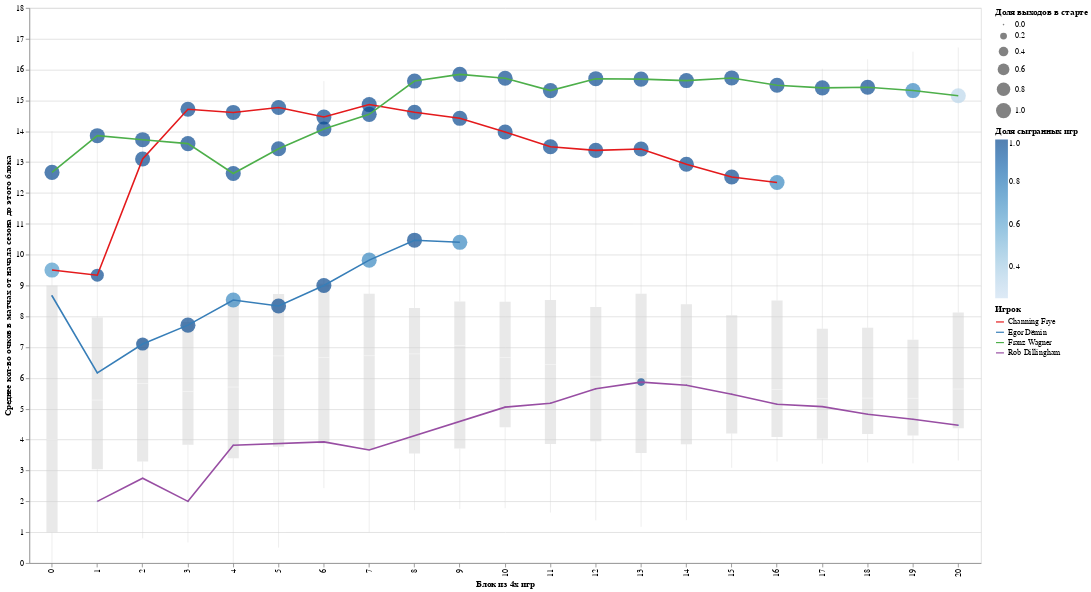

Here is the notebook cell this chart was saved with:
### Code cell
plot_1st_season(df_roll, col_to_plot='pts_mean_up_to_week', player_ids_to_highlight=[101112, 1642265, 1642856,1630532], col_to_plot_ru="Среднее кол-во очков в матчах от начала сезона до этого блока")

### Figure 1 — Vega-Lite specification as saved in the notebook (floating-point values rounded to 4 significant figures; data arrays with more than 128 entries replaced by an {"elided": "..."} marker saying what was removed)
{"config": {"view": {"continuousWidth": 300, "continuousHeight": 300}}, "layer": [{"data": {"name": "data-1565dfd35311d3d29803155722dde399"}, "mark": {"type": "boxplot", "color": "lightgrey", "extent": "min-max", "opacity": 0.5}, "encoding": {"x": {"field": "team_week", "title": "Блок из 4х игр", "type": "ordinal"}, "y": {"field": "pts_mean_up_to_week", "title": "Среднее кол-во очков в матчах от начала сезона до этого блока", "type": "quantitative"}}}, {"data": {"name": "data-1f686c5a5b16603d4209aeff41e33ab9"}, "mark": {"type": "point", "filled": true, "size": 60}, "encoding": {"color": {"field": "share_games_played", "title": "Доля сыгранных игр", "type": "quantitative"}, "size": {"field": "share_games_started", "title": "Доля выходов в старте", "type": "quantitative"}, "x": {"field": "team_week", "type": "ordinal"}, "y": {"field": "pts_mean_up_to_week", "type": "quantitative"}}}, {"data": {"name": "data-1f686c5a5b16603d4209aeff41e33ab9"}, "mark": {"type": "line"}, "encoding": {"color": {"field": "PLAYER_NAME", "scale": {"scheme": "set1"}, "title": "Игрок", "type": "ordinal"}, "x": {"field": "team_week", "type": "ordinal"}, "y": {"field": "pts_mean_up_to_week", "type": "quantitative"}}}], "height": 700, "width": 1200, "$schema": "https://vega.github.io/schema/vega-lite/v5.17.0.json", "datasets": {"data-1565dfd35311d3d29803155722dde399": {"elided": "463 records"}, "data-1f686c5a5b16603d4209aeff41e33ab9": [{"player_dir": "101112", "season_dir": "2005-06", "PLAYER_ID": 101112, "PLAYER_NAME": "Channing Frye", "TEAM_ID": 1610612752, "team_week": 0, "games_played": 2, "games_started": 2, "min_mean_week": 20.63, "pts_mean_week": 9.5, "reb_mean_week": 7.5, "ast_mean_week": 1.5, "team_games_this_week": 3, "pts_mean_up_to_week": 9.5, "min_mean_up_to_week": 20.63, "reb_mean_up_to_week": 7.5, "ast_mean_up_to_week": 1.5, "share_games_played": 0.6667, "share_games_started": 1.0, "week_str": "0"}, {"player_dir": "101112", "season_dir": "2005-06", "PLAYER_ID": 101112, "PLAYER_NAME": "Channing Frye", "TEAM_ID": 1610612752, "team_week": 1, "games_played": 4, "games_started": 3, "min_mean_week": 16.25, "pts_mean_week": 9.25, "reb_mean_week": 4.75, "ast_mean_week": 0.0, "team_games_this_week": 4, "pts_mean_up_to_week": 9.333, "min_mean_up_to_week": 17.71, "reb_mean_up_to_week": 5.667, "ast_mean_up_to_week": 0.5, "share_games_played": 1.0, "share_games_started": 0.75, "week_str": "1"}, {"player_dir": "101112", "season_dir": "2005-06", "PLAYER_ID": 101112, "PLAYER_NAME": "Channing Frye", "TEAM_ID": 1610612752, "team_week": 2, "games_played": 4, "games_started": 4, "min_mean_week": 29.87, "pts_mean_week": 18.75, "reb_mean_week": 5.75, "ast_mean_week": 1.75, "team_games_this_week": 4, "pts_mean_up_to_week": 13.1, "min_mean_up_to_week": 22.58, "reb_mean_up_to_week": 5.7, "ast_mean_up_to_week": 1.0, "share_games_played": 1.0, "share_games_started": 1.0, "week_str": "2"}, {"player_dir": "101112", "season_dir": "2005-06", "PLAYER_ID": 101112, "PLAYER_NAME": "Channing Frye", "TEAM_ID": 1610612752, "team_week": 3, "games_played": 4, "games_started": 4, "min_mean_week": 35.53, "pts_mean_week": 18.75, "reb_mean_week": 6.25, "ast_mean_week": 1.25, "team_games_this_week": 4, "pts_mean_up_to_week": 14.71, "min_mean_up_to_week": 26.28, "reb_mean_up_to_week": 5.857, "ast_mean_up_to_week": 1.071, "share_games_played": 1.0, "share_games_started": 1.0, "week_str": "3"}, {"player_dir": "101112", "season_dir": "2005-06", "PLAYER_ID": 101112, "PLAYER_NAME": "Channing Frye", "TEAM_ID": 1610612752, "team_week": 4, "games_played": 4, "games_started": 4, "min_mean_week": 29.88, "pts_mean_week": 14.25, "reb_mean_week": 6.25, "ast_mean_week": 0.75, "team_games_this_week": 4, "pts_mean_up_to_week": 14.61, "min_mean_up_to_week": 27.08, "reb_mean_up_to_week": 5.944, "ast_mean_up_to_week": 1.0, "share_games_played": 1.0, "share_games_started": 1.0, "week_str": "4"}, {"player_dir": "101112", "season_dir": "2005-06", "PLAYER_ID": 101112, "PLAYER_NAME": "Channing Frye", "TEAM_ID": 1610612752, "team_week": 5, "games_played": 4, "games_started": 4, "min_mean_week": 31.49, "pts_mean_week": 15.5, "reb_mean_week": 8.75, "ast_mean_week": 1.0, "team_games_this_week": 4, "pts_mean_up_to_week": 14.77, "min_mean_up_to_week": 27.88, "reb_mean_up_to_week": 6.455, "ast_mean_up_to_week": 1.0, "share_games_played": 1.0, "share_games_started": 1.0, "week_str": "5"}, {"player_dir": "101112", "season_dir": "2005-06", "PLAYER_ID": 101112, "PLAYER_NAME": "Channing Frye", "TEAM_ID": 1610612752, "team_week": 6, "games_played": 4, "games_started": 4, "min_mean_week": 24.32, "pts_mean_week": 12.75, "reb_mean_week": 5.25, "ast_mean_week": 0.75, "team_games_this_week": 4, "pts_mean_up_to_week": 14.46, "min_mean_up_to_week": 27.33, "reb_mean_up_to_week": 6.269, "ast_mean_up_to_week": 0.9615, "share_games_played": 1.0, "share_games_started": 1.0, "week_str": "6"}, {"player_dir": "101112", "season_dir": "2005-06", "PLAYER_ID": 101112, "PLAYER_NAME": "Channing Frye", "TEAM_ID": 1610612752, "team_week": 7, "games_played": 4, "games_started": 4, "min_mean_week": 20.18, "pts_mean_week": 17.5, "reb_mean_week": 4.75, "ast_mean_week": 0.0, "team_games_this_week": 4, "pts_mean_up_to_week": 14.87, "min_mean_up_to_week": 26.38, "reb_mean_up_to_week": 6.067, "ast_mean_up_to_week": 0.8333, "share_games_played": 1.0, "share_games_started": 1.0, "week_str": "7"}, {"player_dir": "101112", "season_dir": "2005-06", "PLAYER_ID": 101112, "PLAYER_NAME": "Channing Frye", "TEAM_ID": 1610612752, "team_week": 8, "games_played": 4, "games_started": 4, "min_mean_week": 23.52, "pts_mean_week": 12.75, "reb_mean_week": 5.75, "ast_mean_week": 1.0, "team_games_this_week": 4, "pts_mean_up_to_week": 14.62, "min_mean_up_to_week": 26.04, "reb_mean_up_to_week": 6.029, "ast_mean_up_to_week": 0.8529, "share_games_played": 1.0, "share_games_started": 1.0, "week_str": "8"}, {"player_dir": "101112", "season_dir": "2005-06", "PLAYER_ID": 101112, "PLAYER_NAME": "Channing Frye", "TEAM_ID": 1610612752, "team_week": 9, "games_played": 4, "games_started": 4, "min_mean_week": 28.29, "pts_mean_week": 12.75, "reb_mean_week": 6.25, "ast_mean_week": 1.75, "team_games_this_week": 4, "pts_mean_up_to_week": 14.42, "min_mean_up_to_week": 26.28, "reb_mean_up_to_week": 6.053, "ast_mean_up_to_week": 0.9474, "share_games_played": 1.0, "share_games_started": 1.0, "week_str": "9"}, {"player_dir": "101112", "season_dir": "2005-06", "PLAYER_ID": 101112, "PLAYER_NAME": "Channing Frye", "TEAM_ID": 1610612752, "team_week": 10, "games_played": 4, "games_started": 4, "min_mean_week": 22.9, "pts_mean_week": 9.75, "reb_mean_week": 4.75, "ast_mean_week": 1.0, "team_games_this_week": 4, "pts_mean_up_to_week": 13.98, "min_mean_up_to_week": 25.96, "reb_mean_up_to_week": 5.929, "ast_mean_up_to_week": 0.9524, "share_games_played": 1.0, "share_games_started": 1.0, "week_str": "10"}, {"player_dir": "101112", "season_dir": "2005-06", "PLAYER_ID": 101112, "PLAYER_NAME": "Channing Frye", "TEAM_ID": 1610612752, "team_week": 11, "games_played": 4, "games_started": 4, "min_mean_week": 20.35, "pts_mean_week": 8.5, "reb_mean_week": 4.0, "ast_mean_week": 0.75, "team_games_this_week": 4, "pts_mean_up_to_week": 13.5, "min_mean_up_to_week": 25.47, "reb_mean_up_to_week": 5.761, "ast_mean_up_to_week": 0.9348, "share_games_played": 1.0, "share_games_started": 1.0, "week_str": "11"}, {"player_dir": "101112", "season_dir": "2005-06", "PLAYER_ID": 101112, "PLAYER_NAME": "Channing Frye", "TEAM_ID": 1610612752, "team_week": 12, "games_played": 4, "games_started": 4, "min_mean_week": 25.42, "pts_mean_week": 12.0, "reb_mean_week": 7.25, "ast_mean_week": 1.25, "team_games_this_week": 4, "pts_mean_up_to_week": 13.38, "min_mean_up_to_week": 25.47, "reb_mean_up_to_week": 5.88, "ast_mean_up_to_week": 0.96, "share_games_played": 1.0, "share_games_started": 1.0, "week_str": "12"}, {"player_dir": "101112", "season_dir": "2005-06", "PLAYER_ID": 101112, "PLAYER_NAME": "Channing Frye", "TEAM_ID": 1610612752, "team_week": 13, "games_played": 4, "games_started": 4, "min_mean_week": 25.32, "pts_mean_week": 14.0, "reb_mean_week": 8.25, "ast_mean_week": 0.0, "team_games_this_week": 4, "pts_mean_up_to_week": 13.43, "min_mean_up_to_week": 25.46, "reb_mean_up_to_week": 6.056, "ast_mean_up_to_week": 0.8889, "share_games_played": 1.0, "share_games_started": 1.0, "week_str": "13"}, {"player_dir": "101112", "season_dir": "2005-06", "PLAYER_ID": 101112, "PLAYER_NAME": "Channing Frye", "TEAM_ID": 1610612752, "team_week": 14, "games_played": 4, "games_started": 4, "min_mean_week": 17.6, "pts_mean_week": 6.25, "reb_mean_week": 3.75, "ast_mean_week": 0.25, "team_games_this_week": 4, "pts_mean_up_to_week": 12.93, "min_mean_up_to_week": 24.91, "reb_mean_up_to_week": 5.897, "ast_mean_up_to_week": 0.8448, "share_games_played": 1.0, "share_games_started": 1.0, "week_str": "14"}, {"player_dir": "101112", "season_dir": "2005-06", "PLAYER_ID": 101112, "PLAYER_NAME": "Channing Frye", "TEAM_ID": 1610612752, "team_week": 15, "games_played": 4, "games_started": 4, "min_mean_week": 17.85, "pts_mean_week": 6.5, "reb_mean_week": 3.5, "ast_mean_week": 0.75, "team_games_this_week": 4, "pts_mean_up_to_week": 12.52, "min_mean_up_to_week": 24.46, "reb_mean_up_to_week": 5.742, "ast_mean_up_to_week": 0.8387, "share_games_played": 1.0, "share_games_started": 1.0, "week_str": "15"}, {"player_dir": "101112", "season_dir": "2005-06", "PLAYER_ID": 101112, "PLAYER_NAME": "Channing Frye", "TEAM_ID": 1610612752, "team_week": 16, "games_played": 3, "games_started": 3, "min_mean_week": 18.65, "pts_mean_week": 8.667, "reb_mean_week": 6.0, "ast_mean_week": 0.3333, "team_games_this_week": 4, "pts_mean_up_to_week": 12.34, "min_mean_up_to_week": 24.19, "reb_mean_up_to_week": 5.754, "ast_mean_up_to_week": 0.8154, "share_games_played": 0.75, "share_games_started": 1.0, "week_str": "16"}, {"player_dir": "1630532", "season_dir": "2021-22", "PLAYER_ID": 1630532, "PLAYER_NAME": "Franz Wagner", "TEAM_ID": 1610612753, "team_week": 0, "games_played": 3, "games_started": 3, "min_mean_week": 34.9, "pts_mean_week": 12.67, "reb_mean_week": 5.0, "ast_mean_week": 1.333, "team_games_this_week": 3, "pts_mean_up_to_week": 12.67, "min_mean_up_to_week": 34.9, "reb_mean_up_to_week": 5.0, "ast_mean_up_to_week": 1.333, "share_games_played": 1.0, "share_games_started": 1.0, "week_str": "0"}, {"player_dir": "1630532", "season_dir": "2021-22", "PLAYER_ID": 1630532, "PLAYER_NAME": "Franz Wagner", "TEAM_ID": 1610612753, "team_week": 1, "games_played": 4, "games_started": 4, "min_mean_week": 30.32, "pts_mean_week": 14.75, "reb_mean_week": 2.5, "ast_mean_week": 2.25, "team_games_this_week": 4, "pts_mean_up_to_week": 13.86, "min_mean_up_to_week": 32.28, "reb_mean_up_to_week": 3.571, "ast_mean_up_to_week": 1.857, "share_games_played": 1.0, "share_games_started": 1.0, "week_str": "1"}, {"player_dir": "1630532", "season_dir": "2021-22", "PLAYER_ID": 1630532, "PLAYER_NAME": "Franz Wagner", "TEAM_ID": 1610612753, "team_week": 2, "games_played": 4, "games_started": 4, "min_mean_week": 30.85, "pts_mean_week": 13.5, "reb_mean_week": 3.5, "ast_mean_week": 2.5, "team_games_this_week": 4, "pts_mean_up_to_week": 13.73, "min_mean_up_to_week": 31.76, "reb_mean_up_to_week": 3.545, "ast_mean_up_to_week": 2.091, "share_games_played": 1.0, "share_games_started": 1.0, "week_str": "2"}, {"player_dir": "1630532", "season_dir": "2021-22", "PLAYER_ID": 1630532, "PLAYER_NAME": "Franz Wagner", "TEAM_ID": 1610612753, "team_week": 3, "games_played": 4, "games_started": 4, "min_mean_week": 33.99, "pts_mean_week": 13.25, "reb_mean_week": 6.25, "ast_mean_week": 1.25, "team_games_this_week": 4, "pts_mean_up_to_week": 13.6, "min_mean_up_to_week": 32.36, "reb_mean_up_to_week": 4.267, "ast_mean_up_to_week": 1.867, "share_games_played": 1.0, "share_games_started": 1.0, "week_str": "3"}, {"player_dir": "1630532", "season_dir": "2021-22", "PLAYER_ID": 1630532, "PLAYER_NAME": "Franz Wagner", "TEAM_ID": 1610612753, "team_week": 4, "games_played": 4, "games_started": 4, "min_mean_week": 26.43, "pts_mean_week": 9.0, "reb_mean_week": 3.25, "ast_mean_week": 3.0, "team_games_this_week": 4, "pts_mean_up_to_week": 12.63, "min_mean_up_to_week": 31.11, "reb_mean_up_to_week": 4.053, "ast_mean_up_to_week": 2.105, "share_games_played": 1.0, "share_games_started": 1.0, "week_str": "4"}, {"player_dir": "1630532", "season_dir": "2021-22", "PLAYER_ID": 1630532, "PLAYER_NAME": "Franz Wagner", "TEAM_ID": 1610612753, "team_week": 5, "games_played": 4, "games_started": 4, "min_mean_week": 33.74, "pts_mean_week": 17.25, "reb_mean_week": 5.5, "ast_mean_week": 4.5, "team_games_this_week": 4, "pts_mean_up_to_week": 13.43, "min_mean_up_to_week": 31.57, "reb_mean_up_to_week": 4.304, "ast_mean_up_to_week": 2.522, "share_games_played": 1.0, "share_games_started": 1.0, "week_str": "5"}, {"player_dir": "1630532", "season_dir": "2021-22", "PLAYER_ID": 1630532, "PLAYER_NAME": "Franz Wagner", "TEAM_ID": 1610612753, "team_week": 6, "games_played": 4, "games_started": 4, "min_mean_week": 32.6, "pts_mean_week": 17.75, "reb_mean_week": 4.5, "ast_mean_week": 4.5, "team_games_this_week": 4, "pts_mean_up_to_week": 14.07, "min_mean_up_to_week": 31.72, "reb_mean_up_to_week": 4.333, "ast_mean_up_to_week": 2.815, "share_games_played": 1.0, "share_games_started": 1.0, "week_str": "6"}, {"player_dir": "1630532", "season_dir": "2021-22", "PLAYER_ID": 1630532, "PLAYER_NAME": "Franz Wagner", "TEAM_ID": 1610612753, "team_week": 7, "games_played": 4, "games_started": 4, "min_mean_week": 34.52, "pts_mean_week": 17.75, "reb_mean_week": 7.5, "ast_mean_week": 3.5, "team_games_this_week": 4, "pts_mean_up_to_week": 14.55, "min_mean_up_to_week": 32.08, "reb_mean_up_to_week": 4.742, "ast_mean_up_to_week": 2.903, "share_games_played": 1.0, "share_games_started": 1.0, "week_str": "7"}, {"player_dir": "1630532", "season_dir": "2021-22", "PLAYER_ID": 1630532, "PLAYER_NAME": "Franz Wagner", "TEAM_ID": 1610612753, "team_week": 8, "games_played": 4, "games_started": 4, "min_mean_week": 35.07, "pts_mean_week": 24.0, "reb_mean_week": 4.5, "ast_mean_week": 1.5, "team_games_this_week": 4, "pts_mean_up_to_week": 15.63, "min_mean_up_to_week": 32.42, "reb_mean_up_to_week": 4.714, "ast_mean_up_to_week": 2.743, "share_games_played": 1.0, "share_games_started": 1.0, "week_str": "8"}, {"player_dir": "1630532", "season_dir": "2021-22", "PLAYER_ID": 1630532, "PLAYER_NAME": "Franz Wagner", "TEAM_ID": 1610612753, "team_week": 9, "games_played": 4, "games_started": 4, "min_mean_week": 31.51, "pts_mean_week": 17.75, "reb_mean_week": 4.25, "ast_mean_week": 1.75, "team_games_this_week": 4, "pts_mean_up_to_week": 15.85, "min_mean_up_to_week": 32.33, "reb_mean_up_to_week": 4.667, "ast_mean_up_to_week": 2.641, "share_games_played": 1.0, "share_games_started": 1.0, "week_str": "9"}, {"player_dir": "1630532", "season_dir": "2021-22", "PLAYER_ID": 1630532, "PLAYER_NAME": "Franz Wagner", "TEAM_ID": 1610612753, "team_week": 10, "games_played": 4, "games_started": 4, "min_mean_week": 31.45, "pts_mean_week": 14.5, "reb_mean_week": 5.25, "ast_mean_week": 5.0, "team_games_this_week": 4, "pts_mean_up_to_week": 15.72, "min_mean_up_to_week": 32.25, "reb_mean_up_to_week": 4.721, "ast_mean_up_to_week": 2.86, "share_games_played": 1.0, "share_games_started": 1.0, "week_str": "10"}, {"player_dir": "1630532", "season_dir": "2021-22", "PLAYER_ID": 1630532, "PLAYER_NAME": "Franz Wagner", "TEAM_ID": 1610612753, "team_week": 11, "games_played": 4, "games_started": 4, "min_mean_week": 32.71, "pts_mean_week": 11.0, "reb_mean_week": 5.25, "ast_mean_week": 2.5, "team_games_this_week": 4, "pts_mean_up_to_week": 15.32, "min_mean_up_to_week": 32.29, "reb_mean_up_to_week": 4.766, "ast_mean_up_to_week": 2.83, "share_games_played": 1.0, "share_games_started": 1.0, "week_str": "11"}, {"player_dir": "1630532", "season_dir": "2021-22", "PLAYER_ID": 1630532, "PLAYER_NAME": "Franz Wagner", "TEAM_ID": 1610612753, "team_week": 12, "games_played": 4, "games_started": 4, "min_mean_week": 32.69, "pts_mean_week": 20.25, "reb_mean_week": 3.0, "ast_mean_week": 4.25, "team_games_this_week": 4, "pts_mean_up_to_week": 15.71, "min_mean_up_to_week": 32.32, "reb_mean_up_to_week": 4.627, "ast_mean_up_to_week": 2.941, "share_games_played": 1.0, "share_games_started": 1.0, "week_str": "12"}, {"player_dir": "1630532", "season_dir": "2021-22", "PLAYER_ID": 1630532, "PLAYER_NAME": "Franz Wagner", "TEAM_ID": 1610612753, "team_week": 13, "games_played": 4, "games_started": 4, "min_mean_week": 29.13, "pts_mean_week": 15.5, "reb_mean_week": 3.5, "ast_mean_week": 2.25, "team_games_this_week": 4, "pts_mean_up_to_week": 15.69, "min_mean_up_to_week": 32.08, "reb_mean_up_to_week": 4.545, "ast_mean_up_to_week": 2.891, "share_games_played": 1.0, "share_games_started": 1.0, "week_str": "13"}, {"player_dir": "1630532", "season_dir": "2021-22", "PLAYER_ID": 1630532, "PLAYER_NAME": "Franz Wagner", "TEAM_ID": 1610612753, "team_week": 14, "games_played": 4, "games_started": 4, "min_mean_week": 31.0, "pts_mean_week": 15.0, "reb_mean_week": 5.5, "ast_mean_week": 4.25, "team_games_this_week": 4, "pts_mean_up_to_week": 15.64, "min_mean_up_to_week": 32.01, "reb_mean_up_to_week": 4.61, "ast_mean_up_to_week": 2.983, "share_games_played": 1.0, "share_games_started": 1.0, "week_str": "14"}, {"player_dir": "1630532", "season_dir": "2021-22", "PLAYER_ID": 1630532, "PLAYER_NAME": "Franz Wagner", "TEAM_ID": 1610612753, "team_week": 15, "games_played": 4, "games_started": 4, "min_mean_week": 30.59, "pts_mean_week": 17.0, "reb_mean_week": 4.75, "ast_mean_week": 2.25, "team_games_this_week": 4, "pts_mean_up_to_week": 15.73, "min_mean_up_to_week": 31.92, "reb_mean_up_to_week": 4.619, "ast_mean_up_to_week": 2.937, "share_games_played": 1.0, "share_games_started": 1.0, "week_str": "15"}, {"player_dir": "1630532", "season_dir": "2021-22", "PLAYER_ID": 1630532, "PLAYER_NAME": "Franz Wagner", "TEAM_ID": 1610612753, "team_week": 16, "games_played": 4, "games_started": 4, "min_mean_week": 26.8, "pts_mean_week": 11.75, "reb_mean_week": 4.75, "ast_mean_week": 3.5, "team_games_this_week": 4, "pts_mean_up_to_week": 15.49, "min_mean_up_to_week": 31.62, "reb_mean_up_to_week": 4.627, "ast_mean_up_to_week": 2.97, "share_games_played": 1.0, "share_games_started": 1.0, "week_str": "16"}, {"player_dir": "1630532", "season_dir": "2021-22", "PLAYER_ID": 1630532, "PLAYER_NAME": "Franz Wagner", "TEAM_ID": 1610612753, "team_week": 17, "games_played": 4, "games_started": 4, "min_mean_week": 31.47, "pts_mean_week": 14.0, "reb_mean_week": 4.75, "ast_mean_week": 2.25, "team_games_this_week": 4, "pts_mean_up_to_week": 15.41, "min_mean_up_to_week": 31.61, "reb_mean_up_to_week": 4.634, "ast_mean_up_to_week": 2.93, "share_games_played": 1.0, "share_games_started": 1.0, "week_str": "17"}, {"player_dir": "1630532", "season_dir": "2021-22", "PLAYER_ID": 1630532, "PLAYER_NAME": "Franz Wagner", "TEAM_ID": 1610612753, "team_week": 18, "games_played": 4, "games_started": 4, "min_mean_week": 29.83, "pts_mean_week": 15.75, "reb_mean_week": 4.75, "ast_mean_week": 3.25, "team_games_this_week": 4, "pts_mean_up_to_week": 15.43, "min_mean_up_to_week": 31.51, "reb_mean_up_to_week": 4.64, "ast_mean_up_to_week": 2.947, "share_games_played": 1.0, "share_games_started": 1.0, "week_str": "18"}, {"player_dir": "1630532", "season_dir": "2021-22", "PLAYER_ID": 1630532, "PLAYER_NAME": "Franz Wagner", "TEAM_ID": 1610612753, "team_week": 19, "games_played": 3, "games_started": 3, "min_mean_week": 19.61, "pts_mean_week": 12.67, "reb_mean_week": 2.667, "ast_mean_week": 2.667, "team_games_this_week": 4, "pts_mean_up_to_week": 15.32, "min_mean_up_to_week": 31.05, "reb_mean_up_to_week": 4.564, "ast_mean_up_to_week": 2.936, "share_games_played": 0.75, "share_games_started": 1.0, "week_str": "19"}, {"player_dir": "1630532", "season_dir": "2021-22", "PLAYER_ID": 1630532, "PLAYER_NAME": "Franz Wagner", "TEAM_ID": 1610612753, "team_week": 20, "games_played": 1, "games_started": 1, "min_mean_week": 6.8, "pts_mean_week": 2.0, "reb_mean_week": 0.0, "ast_mean_week": 2.0, "team_games_this_week": 3, "pts_mean_up_to_week": 15.15, "min_mean_up_to_week": 30.75, "reb_mean_up_to_week": 4.506, "ast_mean_up_to_week": 2.924, "share_games_played": 0.3333, "share_games_started": 1.0, "week_str": "20"}, {"player_dir": "1642265", "season_dir": "2024-25", "PLAYER_ID": 1642265, "PLAYER_NAME": "Rob Dillingham", "TEAM_ID": 1610612750, "team_week": 1, "games_played": 2, "games_started": 0, "min_mean_week": 5.625, "pts_mean_week": 2.0, "reb_mean_week": 0.0, "ast_mean_week": 2.0, "team_games_this_week": 4, "pts_mean_up_to_week": 2.0, "min_mean_up_to_week": 5.625, "reb_mean_up_to_week": 0.0, "ast_mean_up_to_week": 2.0, "share_games_played": 0.5, "share_games_started": 0.0, "week_str": "1"}, {"player_dir": "1642265", "season_dir": "2024-25", "PLAYER_ID": 1642265, "PLAYER_NAME": "Rob Dillingham", "TEAM_ID": 1610612750, "team_week": 2, "games_played": 2, "games_started": 0, "min_mean_week": 3.75, "pts_mean_week": 3.5, "reb_mean_week": 1.5, "ast_mean_week": 1.5, "team_games_this_week": 4, "pts_mean_up_to_week": 2.75, "min_mean_up_to_week": 4.688, "reb_mean_up_to_week": 0.75, "ast_mean_up_to_week": 1.75, "share_games_played": 0.5, "share_games_started": 0.0, "week_str": "2"}, {"player_dir": "1642265", "season_dir": "2024-25", "PLAYER_ID": 1642265, "PLAYER_NAME": "Rob Dillingham", "TEAM_ID": 1610612750, "team_week": 3, "games_played": 4, "games_started": 0, "min_mean_week": 6.983, "pts_mean_week": 1.25, "reb_mean_week": 0.0, "ast_mean_week": 0.25, "team_games_this_week": 4, "pts_mean_up_to_week": 2.0, "min_mean_up_to_week": 5.835, "reb_mean_up_to_week": 0.375, "ast_mean_up_to_week": 1.0, "share_games_played": 1.0, "share_games_started": 0.0, "week_str": "3"}, {"player_dir": "1642265", "season_dir": "2024-25", "PLAYER_ID": 1642265, "PLAYER_NAME": "Rob Dillingham", "TEAM_ID": 1610612750, "team_week": 4, "games_played": 3, "games_started": 0, "min_mean_week": 15.18, "pts_mean_week": 8.667, "reb_mean_week": 2.0, "ast_mean_week": 2.667, "team_games_this_week": 4, "pts_mean_up_to_week": 3.818, "min_mean_up_to_week": 8.383, "reb_mean_up_to_week": 0.8182, "ast_mean_up_to_week": 1.455, "share_games_played": 0.75, "share_games_started": 0.0, "week_str": "4"}, {"player_dir": "1642265", "season_dir": "2024-25", "PLAYER_ID": 1642265, "PLAYER_NAME": "Rob Dillingham", "TEAM_ID": 1610612750, "team_week": 6, "games_played": 3, "games_started": 0, "min_mean_week": 11.18, "pts_mean_week": 4.333, "reb_mean_week": 0.6667, "ast_mean_week": 2.667, "team_games_this_week": 4, "pts_mean_up_to_week": 3.929, "min_mean_up_to_week": 8.983, "reb_mean_up_to_week": 0.7857, "ast_mean_up_to_week": 1.714, "share_games_played": 0.75, "share_games_started": 0.0, "week_str": "6"}, {"player_dir": "1642265", "season_dir": "2024-25", "PLAYER_ID": 1642265, "PLAYER_NAME": "Rob Dillingham", "TEAM_ID": 1610612750, "team_week": 7, "games_played": 1, "games_started": 0, "min_mean_week": 1.633, "pts_mean_week": 0.0, "reb_mean_week": 0.0, "ast_mean_week": 1.0, "team_games_this_week": 4, "pts_mean_up_to_week": 3.667, "min_mean_up_to_week": 8.493, "reb_mean_up_to_week": 0.7333, "ast_mean_up_to_week": 1.667, "share_games_played": 0.25, "share_games_started": 0.0, "week_str": "7"}, {"player_dir": "1642265", "season_dir": "2024-25", "PLAYER_ID": 1642265, "PLAYER_NAME": "Rob Dillingham", "TEAM_ID": 1610612750, "team_week": 10, "games_played": 3, "games_started": 0, "min_mean_week": 16.17, "pts_mean_week": 12.0, "reb_mean_week": 1.333, "ast_mean_week": 2.333, "team_games_this_week": 4, "pts_mean_up_to_week": 5.056, "min_mean_up_to_week": 9.772, "reb_mean_up_to_week": 0.8333, "ast_mean_up_to_week": 1.778, "share_games_played": 0.75, "share_games_started": 0.0, "week_str": "10"}, {"player_dir": "1642265", "season_dir": "2024-25", "PLAYER_ID": 1642265, "PLAYER_NAME": "Rob Dillingham", "TEAM_ID": 1610612750, "team_week": 11, "games_played": 4, "games_started": 0, "min_mean_week": 13.54, "pts_mean_week": 5.75, "reb_mean_week": 2.25, "ast_mean_week": 2.25, "team_games_this_week": 4, "pts_mean_up_to_week": 5.182, "min_mean_up_to_week": 10.46, "reb_mean_up_to_week": 1.091, "ast_mean_up_to_week": 1.864, "share_games_played": 1.0, "share_games_started": 0.0, "week_str": "11"}, {"player_dir": "1642265", "season_dir": "2024-25", "PLAYER_ID": 1642265, "PLAYER_NAME": "Rob Dillingham", "TEAM_ID": 1610612750, "team_week": 12, "games_played": 4, "games_started": 0, "min_mean_week": 17.73, "pts_mean_week": 8.25, "reb_mean_week": 1.5, "ast_mean_week": 5.5, "team_games_this_week": 4, "pts_mean_up_to_week": 5.654, "min_mean_up_to_week": 11.58, "reb_mean_up_to_week": 1.154, "ast_mean_up_to_week": 2.423, "share_games_played": 1.0, "share_games_started": 0.0, "week_str": "12"}, {"player_dir": "1642265", "season_dir": "2024-25", "PLAYER_ID": 1642265, "PLAYER_NAME": "Rob Dillingham", "TEAM_ID": 1610612750, "team_week": 13, "games_played": 4, "games_started": 1, "min_mean_week": 18.02, "pts_mean_week": 7.25, "reb_mean_week": 0.75, "ast_mean_week": 2.25, "team_games_this_week": 4, "pts_mean_up_to_week": 5.867, "min_mean_up_to_week": 12.44, "reb_mean_up_to_week": 1.1, "ast_mean_up_to_week": 2.4, "share_games_played": 1.0, "share_games_started": 0.25, "week_str": "13"}, {"player_dir": "1642265", "season_dir": "2024-25", "PLAYER_ID": 1642265, "PLAYER_NAME": "Rob Dillingham", "TEAM_ID": 1610612750, "team_week": 14, "games_played": 4, "games_started": 0, "min_mean_week": 16.24, "pts_mean_week": 5.0, "reb_mean_week": 2.25, "ast_mean_week": 3.25, "team_games_this_week": 4, "pts_mean_up_to_week": 5.765, "min_mean_up_to_week": 12.88, "reb_mean_up_to_week": 1.235, "ast_mean_up_to_week": 2.5, "share_games_played": 1.0, "share_games_started": 0.0, "week_str": "14"}, {"player_dir": "1642265", "season_dir": "2024-25", "PLAYER_ID": 1642265, "PLAYER_NAME": "Rob Dillingham", "TEAM_ID": 1610612750, "team_week": 15, "games_played": 4, "games_started": 0, "min_mean_week": 8.6, "pts_mean_week": 3.0, "reb_mean_week": 1.0, "ast_mean_week": 1.5, "team_games_this_week": 4, "pts_mean_up_to_week": 5.474, "min_mean_up_to_week": 12.43, "reb_mean_up_to_week": 1.211, "ast_mean_up_to_week": 2.395, "share_games_played": 1.0, "share_games_started": 0.0, "week_str": "15"}, {"player_dir": "1642265", "season_dir": "2024-25", "PLAYER_ID": 1642265, "PLAYER_NAME": "Rob Dillingham", "TEAM_ID": 1610612750, "team_week": 16, "games_played": 3, "games_started": 0, "min_mean_week": 4.411, "pts_mean_week": 1.0, "reb_mean_week": 0.6667, "ast_mean_week": 1.0, "team_games_this_week": 4, "pts_mean_up_to_week": 5.146, "min_mean_up_to_week": 11.85, "reb_mean_up_to_week": 1.171, "ast_mean_up_to_week": 2.293, "share_games_played": 0.75, "share_games_started": 0.0, "week_str": "16"}, {"player_dir": "1642265", "season_dir": "2024-25", "PLAYER_ID": 1642265, "PLAYER_NAME": "Rob Dillingham", "TEAM_ID": 1610612750, "team_week": 17, "games_played": 1, "games_started": 0, "min_mean_week": 9.4, "pts_mean_week": 2.0, "reb_mean_week": 1.0, "ast_mean_week": 0.0, "team_games_this_week": 4, "pts_mean_up_to_week": 5.071, "min_mean_up_to_week": 11.79, "reb_mean_up_to_week": 1.167, "ast_mean_up_to_week": 2.238, "share_games_played": 0.25, "share_games_started": 0.0, "week_str": "17"}, {"player_dir": "1642265", "season_dir": "2024-25", "PLAYER_ID": 1642265, "PLAYER_NAME": "Rob Dillingham", "TEAM_ID": 1610612750, "team_week": 18, "games_played": 3, "games_started": 0, "min_mean_week": 3.739, "pts_mean_week": 1.333, "reb_mean_week": 0.0, "ast_mean_week": 1.0, "team_games_this_week": 4, "pts_mean_up_to_week": 4.822, "min_mean_up_to_week": 11.25, "reb_mean_up_to_week": 1.089, "ast_mean_up_to_week": 2.156, "share_games_played": 0.75, "share_games_started": 0.0, "week_str": "18"}, {"player_dir": "1642265", "season_dir": "2024-25", "PLAYER_ID": 1642265, "PLAYER_NAME": "Rob Dillingham", "TEAM_ID": 1610612750, "team_week": 19, "games_played": 2, "games_started": 0, "min_mean_week": 2.775, "pts_mean_week": 1.0, "reb_mean_week": 0.0, "ast_mean_week": 0.0, "team_games_this_week": 4, "pts_mean_up_to_week": 4.66, "min_mean_up_to_week": 10.89, "reb_mean_up_to_week": 1.043, "ast_mean_up_to_week": 2.064, "share_games_played": 0.5, "share_games_started": 0.0, "week_str": "19"}, {"player_dir": "1642265", "season_dir": "2024-25", "PLAYER_ID": 1642265, "PLAYER_NAME": "Rob Dillingham", "TEAM_ID": 1610612750, "team_week": 20, "games_played": 2, "games_started": 0, "min_mean_week": 2.067, "pts_mean_week": 0.0, "reb_mean_week": 0.5, "ast_mean_week": 0.5, "team_games_this_week": 3, "pts_mean_up_to_week": 4.469, "min_mean_up_to_week": 10.53, "reb_mean_up_to_week": 1.02, "ast_mean_up_to_week": 2.0, "share_games_played": 0.6667, "share_games_started": 0.0, "week_str": "20"}, {"player_dir": "1642856", "season_dir": "2025-26", "PLAYER_ID": 1642856, "PLAYER_NAME": "Egor Dëmin", "TEAM_ID": 1610612751, "team_week": 0, "games_played": 3, "games_started": 0, "min_mean_week": 21.89, "pts_mean_week": 8.667, "reb_mean_week": 5.0, "ast_mean_week": 2.333, "team_games_this_week": 3, "pts_mean_up_to_week": 8.667, "min_mean_up_to_week": 21.89, "reb_mean_up_to_week": 5.0, "ast_mean_up_to_week": 2.333, "share_games_played": 1.0, "share_games_started": 0.0, "week_str": "0"}, {"player_dir": "1642856", "season_dir": "2025-26", "PLAYER_ID": 1642856, "PLAYER_NAME": "Egor Dëmin", "TEAM_ID": 1610612751, "team_week": 1, "games_played": 3, "games_started": 0, "min_mean_week": 17.66, "pts_mean_week": 3.667, "reb_mean_week": 1.0, "ast_mean_week": 3.0, "team_games_this_week": 4, "pts_mean_up_to_week": 6.167, "min_mean_up_to_week": 19.78, "reb_mean_up_to_week": 3.0, "ast_mean_up_to_week": 2.667, "share_games_played": 0.75, "share_games_started": 0.0, "week_str": "1"}, {"player_dir": "1642856", "season_dir": "2025-26", "PLAYER_ID": 1642856, "PLAYER_NAME": "Egor Dëmin", "TEAM_ID": 1610612751, "team_week": 2, "games_played": 4, "games_started": 3, "min_mean_week": 22.36, "pts_mean_week": 8.5, "reb_mean_week": 3.5, "ast_mean_week": 4.25, "team_games_this_week": 4, "pts_mean_up_to_week": 7.1, "min_mean_up_to_week": 20.81, "reb_mean_up_to_week": 3.2, "ast_mean_up_to_week": 3.3, "share_games_played": 1.0, "share_games_started": 0.75, "week_str": "2"}, {"player_dir": "1642856", "season_dir": "2025-26", "PLAYER_ID": 1642856, "PLAYER_NAME": "Egor Dëmin", "TEAM_ID": 1610612751, "team_week": 3, "games_played": 4, "games_started": 4, "min_mean_week": 22.65, "pts_mean_week": 9.25, "reb_mean_week": 3.25, "ast_mean_week": 4.0, "team_games_this_week": 4, "pts_mean_up_to_week": 7.714, "min_mean_up_to_week": 21.33, "reb_mean_up_to_week": 3.214, "ast_mean_up_to_week": 3.5, "share_games_played": 1.0, "share_games_started": 1.0, "week_str": "3"}, {"player_dir": "1642856", "season_dir": "2025-26", "PLAYER_ID": 1642856, "PLAYER_NAME": "Egor Dëmin", "TEAM_ID": 1610612751, "team_week": 4, "games_played": 3, "games_started": 3, "min_mean_week": 28.81, "pts_mean_week": 12.33, "reb_mean_week": 6.0, "ast_mean_week": 3.667, "team_games_this_week": 4, "pts_mean_up_to_week": 8.529, "min_mean_up_to_week": 22.65, "reb_mean_up_to_week": 3.706, "ast_mean_up_to_week": 3.529, "share_games_played": 0.75, "share_games_started": 1.0, "week_str": "4"}, {"player_dir": "1642856", "season_dir": "2025-26", "PLAYER_ID": 1642856, "PLAYER_NAME": "Egor Dëmin", "TEAM_ID": 1610612751, "team_week": 5, "games_played": 4, "games_started": 4, "min_mean_week": 24.28, "pts_mean_week": 7.5, "reb_mean_week": 1.5, "ast_mean_week": 4.25, "team_games_this_week": 4, "pts_mean_up_to_week": 8.333, "min_mean_up_to_week": 22.96, "reb_mean_up_to_week": 3.286, "ast_mean_up_to_week": 3.667, "share_games_played": 1.0, "share_games_started": 1.0, "week_str": "5"}, {"player_dir": "1642856", "season_dir": "2025-26", "PLAYER_ID": 1642856, "PLAYER_NAME": "Egor Dëmin", "TEAM_ID": 1610612751, "team_week": 6, "games_played": 4, "games_started": 4, "min_mean_week": 25.5, "pts_mean_week": 12.5, "reb_mean_week": 2.75, "ast_mean_week": 2.0, "team_games_this_week": 4, "pts_mean_up_to_week": 9.0, "min_mean_up_to_week": 23.37, "reb_mean_up_to_week": 3.2, "ast_mean_up_to_week": 3.4, "share_games_played": 1.0, "share_games_started": 1.0, "week_str": "6"}, {"player_dir": "1642856", "season_dir": "2025-26", "PLAYER_ID": 1642856, "PLAYER_NAME": "Egor Dëmin", "TEAM_ID": 1610612751, "team_week": 7, "games_played": 3, "games_started": 3, "min_mean_week": 31.01, "pts_mean_week": 16.67, "reb_mean_week": 2.333, "ast_mean_week": 3.667, "team_games_this_week": 4, "pts_mean_up_to_week": 9.821, "min_mean_up_to_week": 24.19, "reb_mean_up_to_week": 3.107, "ast_mean_up_to_week": 3.429, "share_games_played": 0.75, "share_games_started": 1.0, "week_str": "7"}, {"player_dir": "1642856", "season_dir": "2025-26", "PLAYER_ID": 1642856, "PLAYER_NAME": "Egor Dëmin", "TEAM_ID": 1610612751, "team_week": 8, "games_played": 4, "games_started": 4, "min_mean_week": 28.21, "pts_mean_week": 15.0, "reb_mean_week": 5.0, "ast_mean_week": 3.75, "team_games_this_week": 4, "pts_mean_up_to_week": 10.47, "min_mean_up_to_week": 24.69, "reb_mean_up_to_week": 3.344, "ast_mean_up_to_week": 3.469, "share_games_played": 1.0, "share_games_started": 1.0, "week_str": "8"}, {"player_dir": "1642856", "season_dir": "2025-26", "PLAYER_ID": 1642856, "PLAYER_NAME": "Egor Dëmin", "TEAM_ID": 1610612751, "team_week": 9, "games_played": 3, "games_started": 3, "min_mean_week": 25.39, "pts_mean_week": 9.667, "reb_mean_week": 0.3333, "ast_mean_week": 3.667, "team_games_this_week": 4, "pts_mean_up_to_week": 10.4, "min_mean_up_to_week": 24.75, "reb_mean_up_to_week": 3.086, "ast_mean_up_to_week": 3.486, "share_games_played": 0.75, "share_games_started": 1.0, "week_str": "9"}]}}
